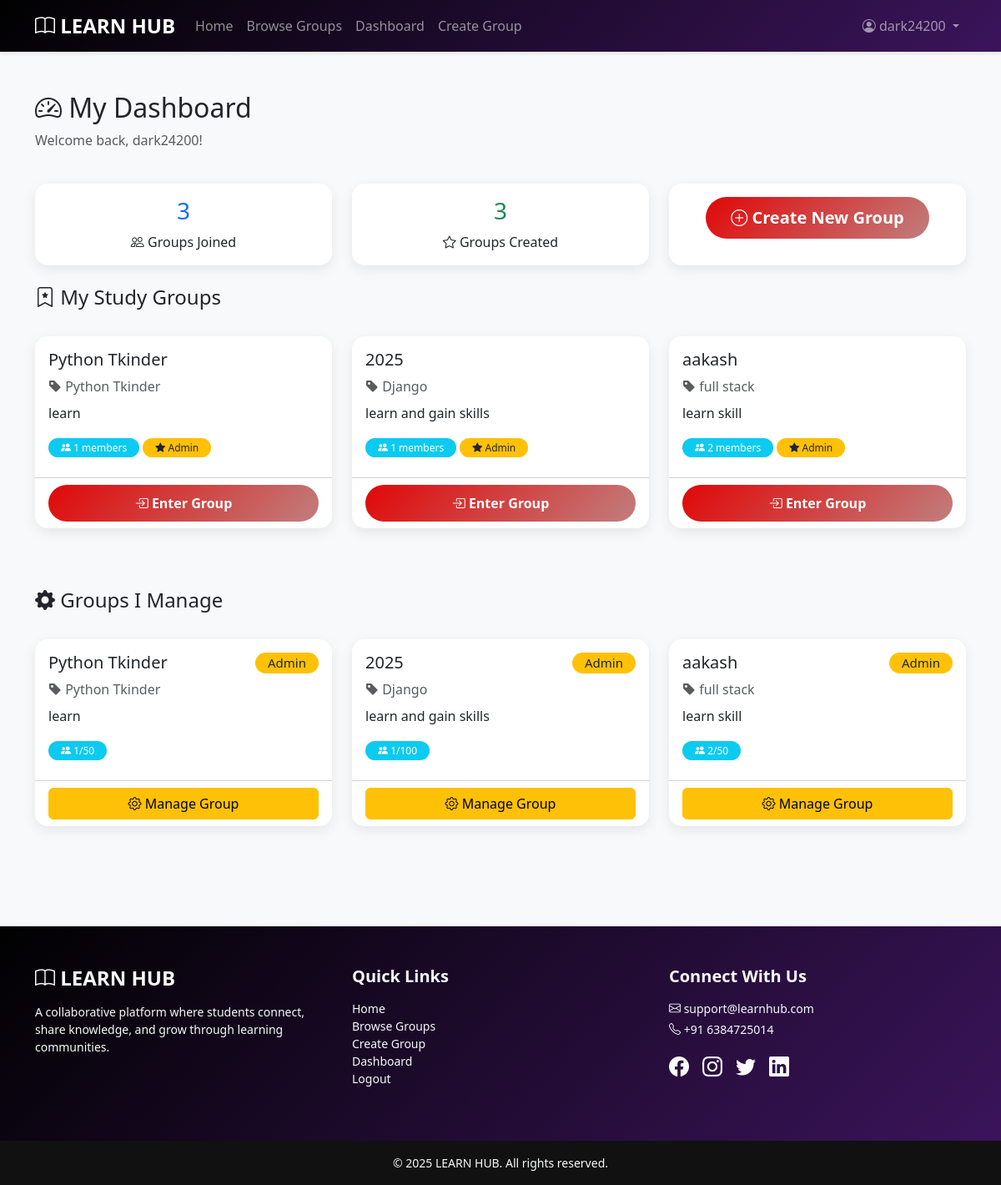
The page /dashboard/ (signed in) on the database its author committed.
### groups/models.py (models this page shows, shortened)
class StudyGroup(models.Model):
    name = models.CharField(max_length=200)
    subject = models.CharField(max_length=100)
    description = models.TextField()
    created_by = models.ForeignKey(User, on_delete=models.CASCADE, related_name='created_groups')
    members = models.ManyToManyField(User, related_name='joined_groups', blank=True)
    created_at = models.DateTimeField(auto_now_add=True)
    max_members = models.IntegerField(default=50)
    is_private = models.BooleanField(default=False)
    class Meta:
        ordering = ['-created_at']

### groups/views.py (the view)
# urls.py: path('dashboard/', views.dashboard, name='dashboard'),
@login_required
def dashboard(request):
    my_groups = request.user.joined_groups.all()
    created_groups = request.user.created_groups.all()
    return render(request, 'groups/dashboard.html', {
        'my_groups': my_groups,
        'created_groups': created_groups
    })

### groups/templates/groups/dashboard.html (shortened to what this page needs)
{% extends 'base.html' %}
{% block content %}
<div class="container my-5">
    <div class="row mb-4">
        <div class="col-12">
            <h2><i class="bi bi-speedometer2"></i> My Dashboard</h2>
            <p class="text-muted">Welcome back, {{ user.username }}!</p>
        </div>
    </div>
    <div class="row mb-4">
        <div class="col-md-4">
            <div class="card text-center">
                <div class="card-body">
                    <h3 class="text-primary">{{ my_groups.count }}</h3>
                    <p class="mb-0"><i class="bi bi-people"></i> Groups Joined</p>
                </div>
            </div>
        </div>
        <div class="col-md-4">
            <div class="card text-center">
                <div class="card-body">
                    <h3 class="text-success">{{ created_groups.count }}</h3>
                    <p class="mb-0"><i class="bi bi-star"></i> Groups Created</p>
                </div>
            </div>
        </div>
        <div class="col-md-4">
            <div class="card text-center">
                <div class="card-body">
                    <a href="{% url 'create_group' %}" class="btn btn-primary btn-lg">
                        <i class="bi bi-plus-circle"></i> Create New Group
                    </a>
                </div>
            </div>
        </div>
    </div>
    <div class="row">
        <div class="col-12 mb-4">
            <h4><i class="bi bi-bookmark-star"></i> My Study Groups</h4>
        </div>
        {% for group in my_groups %}
        <div class="col-md-6 col-lg-4 mb-4">
            <div class="card h-100">
                <div class="card-body">
                    <h5 class="card-title">{{ group.name }}</h5>
                    <p class="text-muted mb-2">
                        <i class="bi bi-tag-fill"></i> {{ group.subject }}
                    </p>
                    <p class="card-text">{{ group.description|truncatewords:20 }}</p>
                    <div class="mb-2">
                        <span class="badge bg-info">
                            <i class="bi bi-people-fill"></i> {{ group.members.count }} members
                        </span>
                        {% if group.created_by == user %}
                        <span class="badge bg-warning text-dark">
                            <i class="bi bi-star-fill"></i> Admin
                        </span>
                        {% endif %}
                    </div>
                </div>
                <div class="card-footer bg-transparent">
                    <a href="{% url 'group_detail' group.pk %}" class="btn btn-primary w-100">
                        <i class="bi bi-box-arrow-in-right"></i> Enter Group
                    </a>
                </div>
            </div>
        </div>
        {% endfor %}
    </div>
    {% if created_groups %}
    <div class="row mt-5">
        <div class="col-12 mb-4">
            <h4><i class="bi bi-gear-fill"></i> Groups I Manage</h4>
        </div>
        {% for group in created_groups %}
        <div class="col-md-6 col-lg-4 mb-4">
            <div class="card h-100 border-warning">
                <div class="card-body">
                    <h5 class="card-title">
                        {{ group.name }}
                        <span class="badge bg-warning text-dark float-end">Admin</span>
                    </h5>
                    <p class="text-muted mb-2">
                        <i class="bi bi-tag-fill"></i> {{ group.subject }}
                    </p>
                    <p class="card-text">{{ group.description|truncatewords:20 }}</p>
                    <div class="mb-2">
                        <span class="badge bg-info">
                            <i class="bi bi-people-fill"></i> {{ group.members.count }}/{{ group.max_members }}
                        </span>
                    </div>
                </div>
                <div class="card-footer bg-transparent">
                    <a href="{% url 'group_detail' group.pk %}" class="btn btn-warning w-100">
                        <i class="bi bi-gear"></i> Manage Group
                    </a>
                </div>
            </div>
        </div>
        {% endfor %}
    </div>
    {% endif %}
</div>
{% endblock %}

### groups/templates/base.html (shortened to what this page needs)
<!DOCTYPE html>
<html lang="en">
<head>
    <link href="https://cdnjs.cloudflare.com/ajax/libs/bootstrap/5.3.2/css/bootstrap.min.css" rel="stylesheet">
    <link href="https://cdnjs.cloudflare.com/ajax/libs/bootstrap-icons/1.11.1/font/bootstrap-icons.min.css" rel="stylesheet">
</head>
<body>
    <nav class="navbar navbar-expand-lg navbar-dark">
        <div class="container">
            <a class="navbar-brand" href="{% url 'home' %}">
                <i class="bi bi-book"></i> LEARN HUB
            </a>
<div class="collapse navbar-collapse" id="navbarNav">
    <ul class="navbar-nav me-auto">
        <li class="nav-item">
            <a class="nav-link" href="{% url 'home' %}">Home</a>
        </li>
        <li class="nav-item">
            <a class="nav-link" href="{% url 'browse_groups' %}">Browse Groups</a>
        </li>
        {% if user.is_authenticated %}
        <li class="nav-item">
            <a class="nav-link" href="{% url 'dashboard' %}">Dashboard</a>
        </li>
        <li class="nav-item">
            <a class="nav-link" href="{% url 'create_group' %}">Create Group</a>
        </li>
        {% endif %}
    </ul>
    <ul class="navbar-nav ms-auto">
        {% if user.is_authenticated %}
        <li class="nav-item dropdown">
            <a class="nav-link dropdown-toggle" href="#" role="button" data-bs-toggle="dropdown">
                <i class="bi bi-person-circle"></i> {{ user.username }}
            </a>
        </li>
        {% else %}
        <li class="nav-item">
            <a class="nav-link" href="{% url 'login' %}">Login</a>
        </li>
        {% endif %}
    </ul>
</div>
        </div>
    </nav>
    <main>
        {% block content %}{% endblock %}
    </main>
<footer class="footer mt-5 text-light">
    <div class="footer-top py-5" style="
        background: linear-gradient(135deg, #010101 0%, #3b145b 100%);
    ">
        <div class="container">
            <div class="row gy-4">
                <div class="col-md-4">
                    <h4 class="fw-bold"><i class="bi bi-book"></i> LEARN HUB</h4>
                    <p class="small mt-3">
                        A collaborative platform where students connect, share knowledge,
                        and grow through learning communities.
                    </p>
                </div>
                <div class="col-md-4">
                    <h5 class="fw-semibold mb-3">Quick Links</h5>
                    <ul class="list-unstyled small">
                        <li><a href="{% url 'home' %}" class="text-light text-decoration-none">Home</a></li>
                        <li><a href="{% url 'browse_groups' %}" class="text-light text-decoration-none">Browse Groups</a></li>
                        <li><a href="{% url 'create_group' %}" class="text-light text-decoration-none">Create Group</a></li>
                        {% if user.is_authenticated %}
                        <li><a href="{% url 'dashboard' %}" class="text-light text-decoration-none">Dashboard</a></li>
                        <li><a href="{% url 'logout' %}" class="text-light text-decoration-none">Logout</a></li>
                        {% else %}
                        <li><a href="{% url 'login' %}" class="text-light text-decoration-none">Login</a></li>
                        {% endif %}
                    </ul>
                </div>
                <div class="col-md-4">
                    <h5 class="fw-semibold mb-3">Connect With Us</h5>
                    <p class="small mb-1"><i class="bi bi-envelope"></i> support@learnhub.com</p>
                    <p class="small mb-3"><i class="bi bi-telephone"></i> +91 6384725014</p>
                    <div class="d-flex gap-3 fs-4">
                        <a href="#" class="text-light"><i class="bi bi-facebook"></i></a>
                        <a href="#" class="text-light"><i class="bi bi-instagram"></i></a>
                        <a href="#" class="text-light"><i class="bi bi-twitter"></i></a>
                        <a href="#" class="text-light"><i class="bi bi-linkedin"></i></a>
                    </div>
                </div>
            </div>
        </div>
    </div>
    <div class="footer-bottom py-3" style="background-color: #111;">
        <div class="container text-center small">
            &copy; 2025 LEARN HUB. All rights reserved.
        </div>
    </div>
</footer>
</body>
</html>

### groups/templates/base.html (style rules this page uses)
:root { --primary-color: #4a5fc1; --secondary-color: #6c757d; --success-color: #28a745; --info-color: #17a2b8; --warning-color: #ffc107; --danger-color: #dc3545; }
body { font-family: 'Segoe UI', Tahoma, Geneva, Verdana, sans-serif; background-color: #f8f9fa; min-height: 100vh; display: flex; flex-direction: column; }
.navbar { background: linear-gradient(135deg, #010101 0%, #3b145b 100%); box-shadow: 0 2px 4px rgba(0,0,0,.1); }
.navbar-brand { font-weight: 700; font-size: 1.5rem; }
.card { border: none; border-radius: 15px; box-shadow: 0 5px 15px rgba(0,0,0,.08); transition: transform 0.3s ease, box-shadow 0.3s ease; height: 100%; }
.btn-primary { background: linear-gradient(135deg, #e10707 0%, #c17e7e 100%); border: none; border-radius: 25px; padding: 10px 30px; font-weight: 600; transition: all 0.3s ease; }
.badge { border-radius: 20px; padding: 5px 15px; font-weight: 500; }

### rows shown on the page
StudyGroup: name "Python Tkinder", subject "Python Tkinder", description "learn", members.count "1", shows "Admin", max_members "50"
StudyGroup: name "2025", subject "Django", description "learn and gain skills", members.count "1", shows "Admin", max_members "100"
StudyGroup: name "aakash", subject "full stack", description "learn skill", members.count "2", shows "Admin", max_members "50"

### other values the page prints
{{ user.username }} "dark24200"
{{ my_groups.count }} "3"
{{ created_groups.count }} "3"
